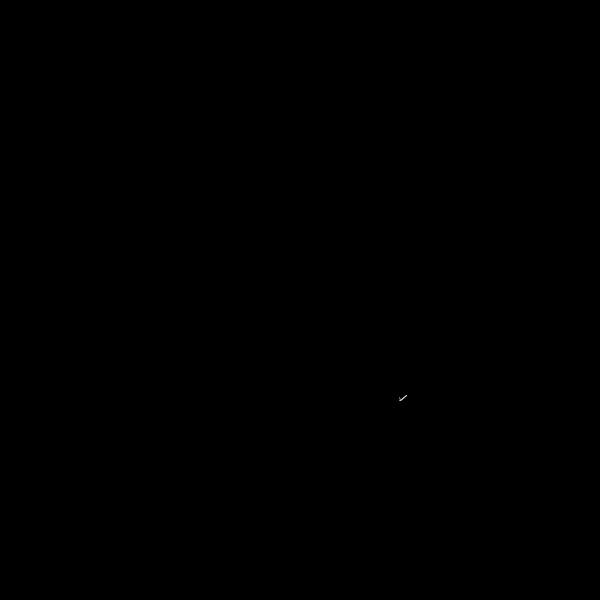
Frame 1 (no input)
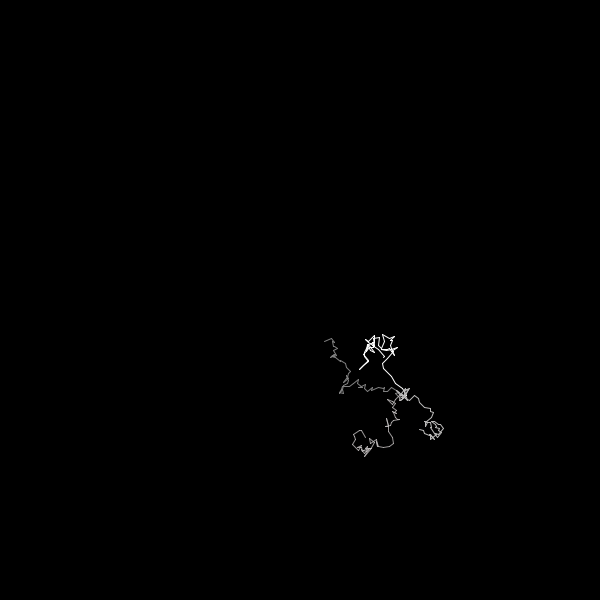
Frame 60 (the mouse pressed at the canvas centre just before this capture)
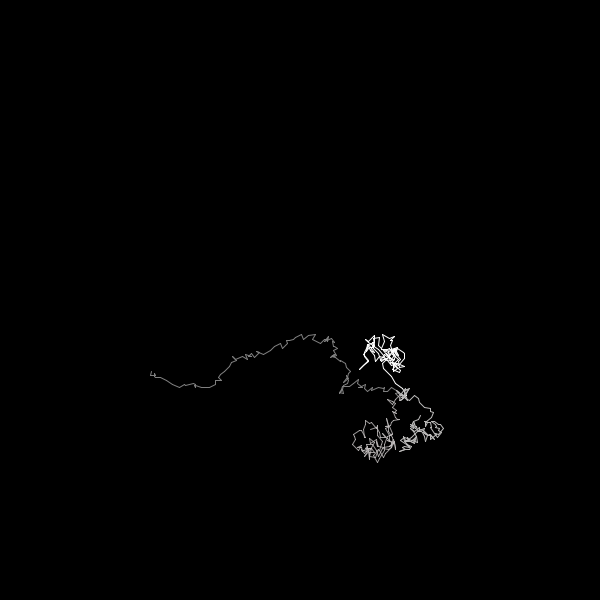
Frame 120 (the mouse held since frame 60 and released just before this capture)

The Processing sketch that drew these frames (run headless with seeded random() and noise(); from frame 60 on, the mouse is pressed at the canvas centre):

// Processing sketch: processing_59780
// ── processing_59780.pde

float x1;
float y1;
float x2;
float y2;
float x3;
float y3;
float x4;
float y4;
float x5;
float y5;
float x6;
float y6;
float x7;
float y7;
float x8;
float y8;



void setup(){
  size(600,600);
  background(0);
  frameRate(60);
  x1 = 400;
  y1 = 400;
  x2 = 400;
  y2 = 400;
  x3 = 400;
  y3 = 400;
  x4 = 400;
  y4 = 400;
  x5 = 400;
  y5 = 400;
  x6 = 400;
  y6 = 400;
  x7 = 400;
  y7 = 400;
  x8 = 400;
  y8 = 400;
}
  

void draw(){
  x1 = x1+ random(-8,4);
  y1 = y1 +random(-5, 5);
  x3 = x3+random(-7,7);
  y3 = y3+random(-8,8);
  x5 = x5+random(-6,6);
  y5 = y5+random(-6,6);
  x7 = x7+random(-6.5,6.5);
  y7 = y7+random(-8,8);

  x1 = constrain(x1,0,width);
  y1 = constrain(y1, 0, height);
  x3 = constrain(x3, 0, width);
  y3 = constrain(y3,0,height);
  x5 = constrain(x5, 0, width);
  y5 = constrain(y5, 0, height);
  x7 = constrain(x7, 0, width);
  y7 = constrain(y7, 0, height);
  

  stroke(128);
  line(x1, y1, x2, y2);
  
  stroke(255);
  line(x3,y3,x4,y4);
  
  stroke(188,187, 186, 255);
  line(x5, y5, x6, y6);
  
  stroke(196, 193, 192, 200);
  line(x7, y7, x8, y8);
  
  x2 = x1;
  y2 = y1;
  x4 = x3;
  y4 = y3;
  x6 = x5;
  y6 = y5;
  x8 = x7;
  y8 = y7;
  
}
  

  
 
